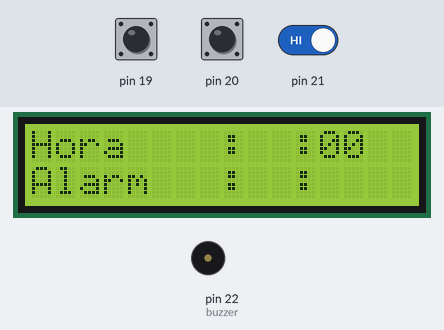
A sketch run on a simulated Arduino Mega 2560, built with avr-gcc and run on an emulated ATmega2560. Shown: 16×2 character LCD, buzzer (waves = sounding, pin HIGH). Inputs (shaded band) come from the test bench; at power-on: pin 21 HIGH, pin 19 HIGH, pin 20 HIGH. EEPROM starts erased; what the sketch prints to the serial monitor is not drawn.

Above: at 0.07 s.
At 0.98 s:
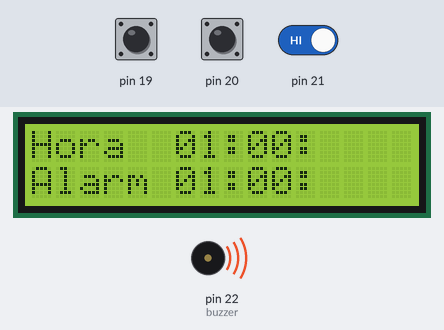
1.3 s: pin 21 driven LOW
At 1.56 s:
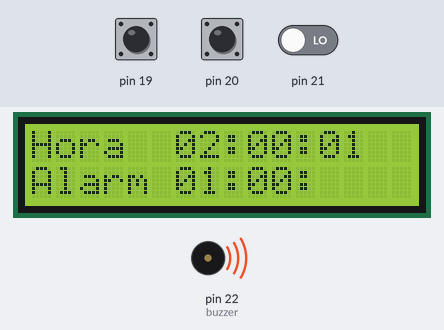
2.8 s: pin 19 driven LOW
4.3 s: pin 20 driven LOW
5.8 s: pin 19 pulsed HIGH 2 times (0.12 s each, 0.3 s apart)
7.9 s: pin 20 pulsed HIGH 2 times (0.12 s each, 0.3 s apart)
Timing chart, 0 to 10.9 s (numbered marks = the images above; inputs shaded):
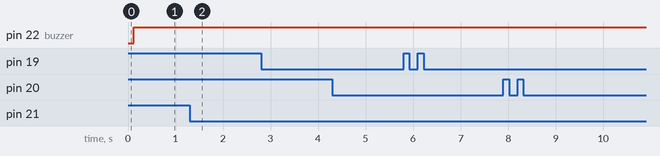

The sketch:

Laboratorio_Yaguachi_Picuasi_Reloj_Alarma.ino
```cpp
#include <LiquidCrystal.h>
#include <EEPROM.h>
#include <MsTimer2.h>
LiquidCrystal lcd (12,10,9,8,7,6);//configurar pines LCD
int horero=0, minutero=0, segundero=0,horeroA=0, minuteroA=0;  //variables de conteo
int opcion=0;
int mod=0;
int buzzer   = 22;        //pin de la alarma
void setup() {
Serial.begin(9600);  // iniciamos la comunicaión serial
lcd.begin(16,2);     // iniciamos la lcd
MsTimer2::set(1000,contador);  //1 segundo
MsTimer2::start();
pinMode(buzzer,OUTPUT);
attachInterrupt(digitalPinToInterrupt(19),bfuncion,FALLING);    //interrupciones de sistemas
attachInterrupt(digitalPinToInterrupt(20),modificar,FALLING);   //interrupciones de sistemas
attachInterrupt(digitalPinToInterrupt(21),aumentar,FALLING);    //interrupciones de sistemas
 horero=EEPROM.read(0);
 minutero=EEPROM.read(1);
 horeroA=EEPROM.read(2);
 minuteroA=EEPROM.read(3);
}
void loop() {
reloj();
Alarma();
}
void bfuncion(){
opcion=1-opcion;
 switch(opcion){
    case 0:
    Serial.println("Modificar Hora");
    break;
    case 1:
    Serial.println("Crear Alarma");
    break;
  }
}
void modificar(){
mod=1-mod;
 switch(mod){

    case 0:
    Serial.println("Hora");
    break;
    case 1:
    Serial.println("Minuto");
    break;
   }
}
void aumentar(){

  if(opcion==0&&mod==0){
    hora();
    }
  if(opcion==0&&mod==1){
    minuto();
    }
    if(opcion==1&&mod==0){
    horaA();
    }
  if(opcion==1&&mod==1){
    minutoA();
    }
  }
void reloj(){

  lcd.clear();//limpiar LCD
  lcd.setCursor(0,0);//posicionar cursor
  lcd.print("Hora");//imprimir en LCD
  lcd.setCursor(8,0);//posicionar cursor
  lcd.print(":");//imprimir LCD
  lcd.setCursor(11,0);//posicionar cursor
  lcd.print(":");//imprimir en LCD

  lcd.setCursor(0,1);//posicionar cursor
  lcd.print("Alarm");//imprimir en LCD
  lcd.setCursor(8,1);//posicionar cursor
  lcd.print(":");//imprimir LCD
  lcd.setCursor(11,1);//posicionar cursor
  lcd.print(":");//imprimir en LCD

  if(horero<24){
    lcd.setCursor(6,0);//posicionar cursor
      if(horero<10)//condicion si el valor es menor a 10
        lcd.print("0");////imprimir en LCD
        lcd.print(horero);//imprimir en LCD
        EEPROM.write(1,horero);
        delay(40);
  }else{
    horero=0;//reiniciar variable
  }
  if(minutero<60){
    lcd.setCursor(9,0);//posicionar cursor
      if(minutero<10)//condicion si el valor es menor a 10
        lcd.print("0");//imprimir en LCD
        lcd.print(minutero);//imprimir en LCD
        EEPROM.write(0,minutero);
        delay(40);
  }else{
    horero++;//incremento de variable
    minutero=0;//reiniciar variable
  }
///////////////////////////////////////////
  if(horeroA<24){
    lcd.setCursor(6,1);//posicionar cursor
      if(horeroA<10)//condicion si el valor es menor a 10
        lcd.print("0");////imprimir en LCD
        lcd.print(horeroA);//imprimir en LCD
        EEPROM.write(3,horeroA);
        delay(40);
  }else{
    horeroA=0;//reiniciar variable
  }
 if(minuteroA<60){
    lcd.setCursor(9,1);//posicionar cursor
      if(minuteroA<10)//condicion si el valor es menor a 10
        lcd.print("0");//imprimir en LCD
        lcd.print(minuteroA);//imprimir en LCD
        EEPROM.write(2,minuteroA);
        delay(40);
  }else{
    horeroA++;//incremento de variable
    minuteroA=0;//reiniciar variable
  }
  if(segundero<60){
    lcd.setCursor(12,0);//posicionar cursor
      if(segundero<10)//condicion si el valor es menor a 10
        lcd.print("0");//imprimir en LCD
        lcd.print(segundero);//imprimir en LCD
  }else{
    minutero++;//incrementar variable
    segundero=0;//reiniciar variable
  }
  delay(50);
}
void contador(){
  segundero++;//incrementar variable
}
void minuto(){
  if(minutero<60){
    minutero++;//incrementar variable
    EEPROM.update(0,minutero);
    delay(40);
  }else{
    minutero=0;//reiniciar variable
  }
}
void minutoA(){
  if(minuteroA<60){
    minuteroA++;//incrementar variable

    EEPROM.update(2,minuteroA);
    delay(40);
  }else{
    minuteroA=0;//reiniciar variable
  }
}
void hora(){
  if(horero<24){
    horero++;//incrementar variable
    EEPROM.update(1,horero);
    delay(40);
  }else{
    horero=0;//reiniciar variable
  }
}
void horaA(){
  if(horeroA<24){
    horeroA++;//incrementar variable

    EEPROM.write(3,horeroA);
    delay(40);
  }else{
    horeroA=0;//reiniciar variable
  }
}
void Alarma(){
  if(EEPROM.read(0)==EEPROM.read(2)&&EEPROM.read(1)==EEPROM.read(3)){
    tono();
    Serial.println("DESPIERTA");
    }
  }
 void tono(){
  digitalWrite(buzzer,HIGH);
  delay(100);
 }
```
